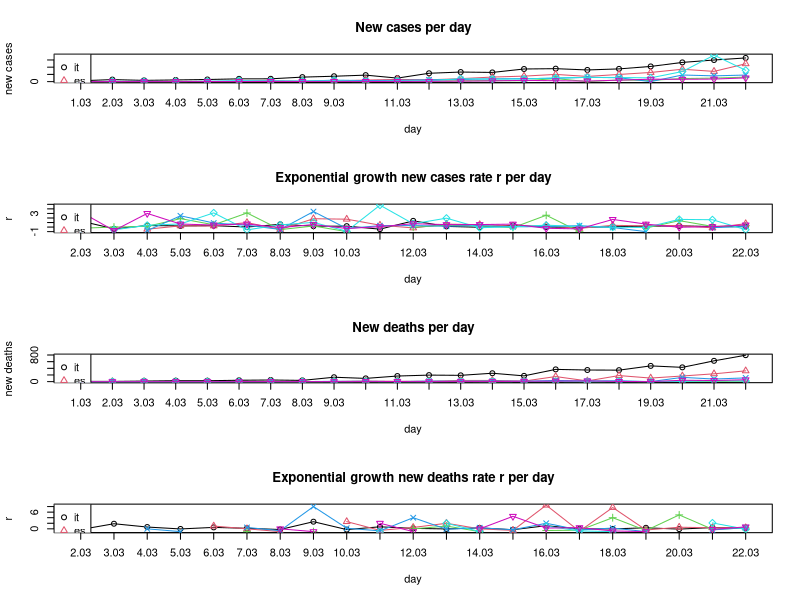

Generate this figure with R:
## Exponential growth
# y = a * (1 + r)^x
# a = initial value (the amount before measuring growth or decay)
# r = growth or decay rate (most often represented as a percentage and expressed as a decimal)
# x = number of time intervals that have passed
# (y/a)^(1/x) - 1 = r

BASE_DIR <- "~/covid-19/"
setwd(BASE_DIR)

## March: New confirmed covid-19 cases per day. Data taken from daily situation reports from the WHO website.
days <- c('01.03','02.03','03.03','04.03','05.03','06.03','07.03',
          '08.03','09.03','10.03','11.03','12.03','13.03','14.03',
          '15.03','16.03','17.03','18.03','19.03','20.03','21.03',
          '22.03')
it <- c(240,561,347,466,587,769,778,1247,1492,1797,977,2313,2651,
        2547,3497,3590,3233,3526,4207,5322,5986,6557)
es <- c(13,0,69,37,47,59,117,56,159,435,615,501,825,1266,1522,2000,
        1438,1987,2538,3431,2833,4946)
ch <- c(8,6,6,7,20,30,123,55,68,0,159,154,213,267,234,841,0,450,353,
        853,977,1237)
fr <- c(43,0,91,21,73,138,193,93,410,286,372,495,591,780,829,911,
        1193,1079,0,1834,1598,1821)
de <- c(0,72,28,39,66,272,105,156,317,27,157,271,802,693,733,1043,
        1174,1144,1042,2801,7324,3140)
uk <- c(3,13,3,12,20,29,49,43,67,46,50,87,134,208,342,251,152,407,
        672,647,706,1035)
all_countries <- list(it,es,ch,fr,de,uk)

## March: New confirmed covid-19 deaths per day. Data taken from daily situation reports from the WHO website.
it_d <- c(8,6,17,28,27,41,49,37,132,97,168,196,189,252,173,368,349,
          345,473,429,625,795)
es_d <- c(0,0,0,0,1,2,2,0,5,18,8,12,36,36,16,152,21,182,107,169,
          235,324)
ch_d <- c(0,0,0,0,0,1,0,1,0,0,1,1,2,0,5,2,1,5,2,12,10,13)
fr_d <- c(0,0,1,1,0,2,3,1,9,11,3,15,13,18,12,36,21,27,0,128,78,112)
de_d <- c(0,0,0,0,0,0,0,0,0,2,0,1,3,0,2,4,1,0,0,8,25,22)
uk_d <- c(0,0,0,0,0,0,1,1,0,1,3,0,2,2,11,14,20,5,0,41,33,56)
all_countries_d <- list(it_d,es_d,ch_d,fr_d,de_d,uk_d)

## Computing exponential growth rates r
compute_r <- function(y, t, x){
  r <- c()
  for(i in 2:length(t)){
    new_r <- (y[i] / y[i-1])^(1/x) - 1
    if(abs(new_r) %in% c(Inf, NaN)) new_r <- NA
    r <- c(r, new_r)
  }
  return(r)
}

r_it <- compute_r(it, days, 1)
r_es <- compute_r(es, days, 1)
r_ch <- compute_r(ch, days, 1)
r_fr <- compute_r(fr, days, 1)
r_de <- compute_r(de, days, 1)
r_uk <- compute_r(uk, days, 1)
all_countries_r <- list(r_it,r_es,r_ch,r_fr,r_de,r_uk)

r_it_d <- compute_r(it_d, days, 1)
r_es_d <- compute_r(es_d, days, 1)
r_ch_d <- compute_r(ch_d, days, 1)
r_fr_d <- compute_r(fr_d, days, 1)
r_de_d <- compute_r(de_d, days, 1)
r_uk_d <- compute_r(uk_d, days, 1)
all_countries_r_d <- list(r_it_d,r_es_d,r_ch_d,r_fr_d,r_de_d,r_uk_d)

## Plotting
all_countries_names <- c('it','es','ch','fr','de','uk')
colors <- 1:length(all_countries_names)
pchs <- 1:length(all_countries_names)

pdf('figures/static-new-cases-with-growth-rate.pdf', height = 10, paper = 'a4')

par(mfrow=c(4,1))

# New cases per day
plot(days, unlist(all_countries[1]), main='New cases per day', type='o',
     ylim=c(0,max(unlist(all_countries),na.rm=T)),
     xaxt="n", col=colors[1], pch=pchs[1], ylab='new cases', xlab='day')
axis(1, at=days, labels=T)
for(i in 2:length(all_countries)){
  lines(days, unlist(all_countries[i]), type='o', col=colors[i], pch=pchs[i])
}
legend('topleft',legend=all_countries_names,col=colors,pch=pchs)

# Exponential growth new cases rate r per day
plot(days[-1], unlist(all_countries_r[1]), main='Exponential growth new cases rate r per day', type='o',
     ylim=c(min(unlist(all_countries_r),na.rm=T), max(unlist(all_countries_r),na.rm=T)),
     xaxt="n", col=colors[1], pch=pchs[1], ylab='r', xlab='day')
axis(1, at=days[-1], labels=T)
for(i in 2:length(all_countries_r)){
  lines(days[-1], unlist(all_countries_r[i]), type='o', col=colors[i], pch=pchs[i])
}
legend('topleft',legend=all_countries_names,col=colors,pch=pchs)


# New deaths per day
plot(days, unlist(all_countries_d[1]), main='New deaths per day', type='o',
     ylim=c(0,max(unlist(all_countries_d),na.rm=T)),
     xaxt="n", col=colors[1], pch=pchs[1], ylab='new deaths', xlab='day')
axis(1, at=days, labels=T)
for(i in 2:length(all_countries_d)){
  lines(days, unlist(all_countries_d[i]), type='o', col=colors[i], pch=pchs[i])
}
legend('topleft',legend=all_countries_names,col=colors,pch=pchs)

# Exponential growth new deaths rate r per day
plot(days[-1], unlist(all_countries_r_d[1]), main='Exponential growth new deaths rate r per day', type='o',
     ylim=c(min(unlist(all_countries_r_d),na.rm=T), max(unlist(all_countries_r_d),na.rm=T)),
     xaxt="n", col=colors[1], pch=pchs[1], ylab='r', xlab='day')
axis(1, at=days[-1], labels=T)
for(i in 2:length(all_countries_r_d)){
  lines(days[-1], unlist(all_countries_r_d[i]), type='o', col=colors[i], pch=pchs[i])
}
legend('topleft',legend=all_countries_names,col=colors,pch=pchs)

dev.off <- dev.off()
